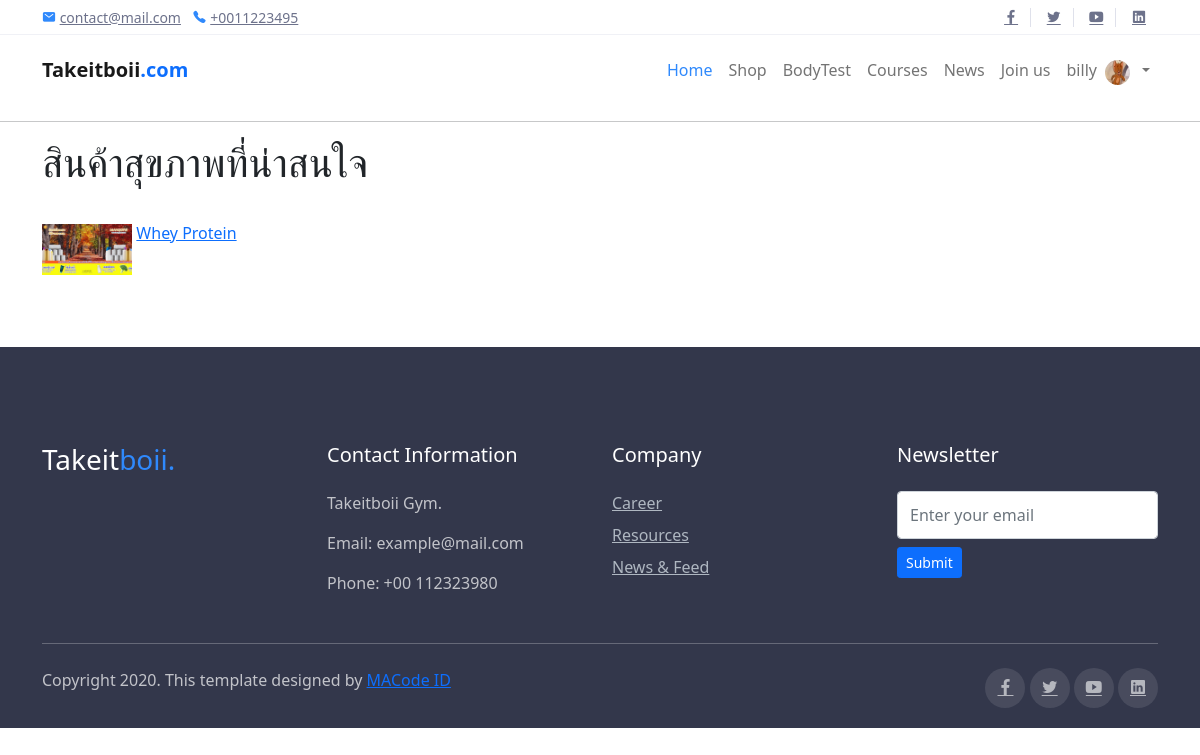
The page /shop/ (signed in) on the database its author committed.
### Trainer/models.py (models this page shows, shortened)
class Trainer(models.Model):
    user = models.OneToOneField(User, on_delete=models.CASCADE, blank=True)
    age = models.PositiveIntegerField(default=0)
    gender = models.CharField(max_length=20)
    bio = models.CharField(max_length=250, null=True)
    specialist = models.CharField(max_length=100)
    tel = models.CharField(max_length=10, null=True)
    approve = models.BooleanField(default=False)
    profile_pic = models.ImageField(null=True, blank=True, default="trainer_default_pic.jpg")
    videocall_link = models.CharField(max_length=200,null=True, blank=True)

### Shop/models.py (models this page shows, shortened)
class Shop(models.Model):
    title = models.CharField(max_length=100)
    context = models.TextField()
    price = models.PositiveIntegerField(default=0)
    date = models.DateField(auto_now=False, auto_now_add=True)
    pic1 = models.ImageField(null = True,blank = True,default="default-image.png")

### Shop/views.py (the view)
# urls.py: path('', views.shop_list, name="shop_list"),
def shop_list(request):
    all_posts = Shop.objects.all()
    return render(request, 'shop/shop-list.html', {'all_posts': all_posts})

### Shop/templates/shop/shop-list.html
{% extends "home/layout.html" %}
{% block body %}
        <hr>
        <div class="container">
            <h1>สินค้าสุขภาพที่น่าสนใจ</h1>
        <div class="col-md-15">
            <div class="row">
                {%  for post in all_posts %}
              <div class="col-md-5">
                <div class="cn-img">
                  <div class="cn-title">
                    <a href="{% url 'Shop:shop_detail'  post.id %}"><img src="{{ post.pic1.url }} "style="margin-top: 30px; width: 20%; height: 20%" /></a >
                    <a href="{% url 'Shop:shop_detail'  post.id %}">{{post.title}}</a >
                  </div>
                </div>
              </div>
              {% endfor %}
            </div>
          </div>
</div>
<br>
<br>
<br>
{% endblock %}

### home/templates/home/layout.html (shortened to what this page needs)
<!DOCTYPE html>
<html>
{% load static %}
<head>
  <link rel="stylesheet" href="{% static 'assets/css/bootstrap.css' %}">
  <link rel="stylesheet" href="{% static 'assets/css/maicons.css' %}">
  <link rel="stylesheet" href="{% static 'assets/vendor/animate/animate.css' %}">
  <link rel="stylesheet" href="{% static 'assets/vendor/owl-carousel/css/owl.carousel.css' %}">
  <link rel="stylesheet" href="{% static 'assets/vendor/fancybox/css/jquery.fancybox.css' %}">
  <link rel="stylesheet" href="{% static 'assets/css/theme.css' %}">
  <link href="https://cdn.jsdelivr.net/npm/bootstrap@5.1.3/dist/css/bootstrap.min.css" rel="stylesheet"
>
</head>
<body>
  <header>
    <div class="top-bar">
      <div class="container">
        <div class="row align-items-center">
          <div class="col-md-8">
            <div class="d-inline-block">
              <span class="mai-mail fg-primary"></span> <a href="mailto:contact@mail.com">contact@mail.com</a>
            </div>
            <div class="d-inline-block ml-2">
              <span class="mai-call fg-primary"></span> <a href="tel:+0011223495">+0011223495</a>
            </div>
          </div>
          <div class="col-md-4 text-right d-none d-md-block">
            <div class="social-mini-button">
              <a href="#"><span class="mai-logo-facebook-f"></span></a>
              <a href="#"><span class="mai-logo-twitter"></span></a>
              <a href="#"><span class="mai-logo-youtube"></span></a>
              <a href="#"><span class="mai-logo-linkedin"></span></a>
            </div>
          </div>
        </div>
      </div>
    </div>
    <nav class="navbar navbar-expand-lg navbar-light">
      <div class="container">
        <a href="{% url 'home:index' %}" class="navbar-brand">Takeitboii<span class="text-primary">.com</span></a>
        <div class="navbar-collapse collapse" id="navbarContent">
          <ul class="navbar-nav ml-auto pt-3 pt-lg-0">
            <li class="nav-item active">
              <a href="{% url 'home:index' %}" class="nav-link">Home</a>
            </li>
            <li class="nav-item">
              <a href="{% url 'Shop:shop_list' %}" class="nav-link">Shop</a>
            </li>
            <li class="nav-item">
              <a href="{% url 'feature:bdTest' %}" class="nav-link">BodyTest</a>
            </li>
            <li class="nav-item">
              <a href="{% url 'Courses:course_list' %}" class="nav-link">Courses</a>
            </li>
            <li class="nav-item">
              <a href="{% url 'News:news-list' %}" class="nav-link">News</a>
            </li>
            <li class="nav-item">
              <a href="{% url 'Trainer:apply' %}" class="nav-link">Join us</a>
            </li>
            {%if request.user.is_authenticated %}
            <li class="nav-item">
              <a class="nav-link"> {{request.user.username}}</a>
            </li>
            {% if request.user.customer %}
            {% if request.user.customer.profile_pic %}
            <img class='profile-pic-home' src="{% static request.user.customer.profile_pic.url %}">
            {% else %}
            <img class='profile-pic-home' src="{% static 'images/user_default_pic.jfif' %}">
            {% endif %}
            {%else%}
            {% if request.user.trainer.profile_pic %}
            <img class='profile-pic-home' src='{% static request.user.trainer.profile_pic.url %}'>
            {% else %}
            <img class='profile-pic-home' src="{% static 'images/trainer_default_pic.jpg' %}">
            {% endif %}
            {% endif %}
            <li class="nav-item">
            <li class="nav-item dropdown">
              <a class="nav-link dropdown-toggle" href="#" id="navbarDropdown" role="button" data-bs-toggle="dropdown"
                aria-expanded="false">
              </a>
                {% if request.user.is_superuser %}
                <li><a class="dropdown-item" href="{% url 'administrator:profile' %}">profile</a></li>
                <li><a class="dropdown-item" href="{% url 'Users:logout' %}">Log out</a></li>
                {% else %}
            </li>
            {% endif %}
            {% endif %}
          </ul>
        </div>
      </div>
    </nav>
    {% block body %}
    {% endblock %}
    <footer class="page-footer">
      <div class="container">
        <div class="row">
          <div class="col-lg-3 py-3">
            <h3>Takeit<span class="fg-primary">boii.</span></h3>
          </div>
          <div class="col-lg-3 py-3">
            <h5>Contact Information</h5>
            <p>Takeitboii Gym.</p>
            <p>Email: example@mail.com</p>
            <p>Phone: +00 112323980</p>
          </div>
          <div class="col-lg-3 py-3">
            <h5>Company</h5>
            <ul class="footer-menu">
              <li><a href="#">Career</a></li>
              <li><a href="#">Resources</a></li>
              <li><a href="#">News & Feed</a></li>
            </ul>
          </div>
          <div class="col-lg-3 py-3">
            <h5>Newsletter</h5>
            <form action="#">
              <input type="text" class="form-control" placeholder="Enter your email">
              <button type="submit" class="btn btn-primary btn-sm mt-2">Submit</button>
            </form>
          </div>
        </div>
        <hr>
        <div class="row mt-4">
          <div class="col-md-6">
            <p>Copyright 2020. This template designed by <a href="https://macodeid.com">MACode ID</a></p>
          </div>
          <div class="col-md-6 text-right">
            <div class="sosmed-button">
              <a href="#"><span class="mai-logo-facebook-f"></span></a>
              <a href="#"><span class="mai-logo-twitter"></span></a>
              <a href="#"><span class="mai-logo-youtube"></span></a>
              <a href="#"><span class="mai-logo-linkedin"></span></a>
            </div>
          </div>
        </div>
      </div>
    </footer>
</body>
</html>

### static/assets/css/theme.css (style rules this page uses)
body { font-family: "Open Sans", sans-serif; font-weight: 400; line-height: 1.65; color: #2d2f38; }
a { color: #4B74FE; text-decoration: none; background-color: transparent; }
h1, .h1, h2, .h2, h3, .h3, h4, .h4, h5, .h5, h6, .h6 { line-height: 1.3; }
.fg-primary { color: #2F89FC !important; }
.btn { padding: 10px 28px; -webkit-transition: all 0.2s ease; transition: all 0.2s ease; }
.btn-primary { color: #fff; background-color: #2F89FC; border-color: #2F89FC; }
.navbar { min-height: 70px; }
.navbar-brand { font-weight: 600; padding-top: 10px; padding-bottom: 10px; }
.navbar-nav { margin-top: 10px; border-top: 1px solid #e4e7ee; -ms-flex-negative: 0; flex-shrink: 0; }
.navbar-nav .nav-link { -webkit-transition: all .2s ease; transition: all .2s ease; }
.navbar-light .navbar-nav .nav-link { color: rgba(109, 114, 139, 0.75); }
.navbar-light .navbar-nav .show > .nav-link, .navbar-light .navbar-nav .active > .nav-link, .navbar-light .navbar-nav .nav-link.show, .navbar-light .navbar-nav .nav-link.active { color: #2F89FC; }
@media (min-width: 992px) { .navbar-expand-lg .navbar-nav { margin-top: 0; border-top: none; } }
@media (min-width: 992px) { .navbar-expand-lg .navbar-nav .nav-link { padding-right: 1rem; padding-left: 1rem; } }
@media (min-width: 992px) { .navbar-expand-lg .navbar-nav { -webkit-box-align: center; -ms-flex-align: center; align-items: center; } }
.form-control { padding: 8px 15px; height: calc(1.5em + 1.375rem + 2px); border-color: #dee1e6; }
.top-bar { display: block; height: 35px; border-bottom: 1px solid #f0f1f6; font-size: 14px; }
.top-bar .container, .top-bar .row { height: 100%; }
.top-bar a { color: #6D728B; }
.social-mini-button a { padding-left: 12px; padding-right: 12px; }
.social-mini-button a:not(:last-child) { border-right: 1px solid #dfe1eb; }
.page-footer { position: relative; display: block; padding-top: 80px; padding-bottom: 20px; background-color: #33374B; color: #fff; }
.page-footer hr { border-color: #464B61; }
.page-footer h5 { margin-bottom: 24px; }
.page-footer p { color: rgba(255, 255, 255, 0.7); }
.footer-menu { position: relative; padding-left: 0; list-style: none; }
.footer-menu li { margin-bottom: 8px; }
.footer-menu a { color: #AFB7C1; }
.sosmed-button a { display: inline-block; width: 40px; height: 40px; line-height: 40px; text-align: center; border-radius: 50%; background-color: rgba(255, 255, 255, 0.1); color: rgba(255, 255, 255, 0.6); outline: none !important; }

### home/templates/home/layout.html (style rules this page uses)
.profile-pic-home { margin-top: 5px; width: 25px; height: 25px; overflow: hidden; -webkit-border-radius: 50%; -moz-border-radius: 50%; -ms-border-radius: 50%; -o-border-radius: 50%; border-radius: 50%; }

### rows shown on the page
Shop: pic1 (picture), title "Whey Protein"

### other values the page prints
{{ request.user.username }} "billy"
